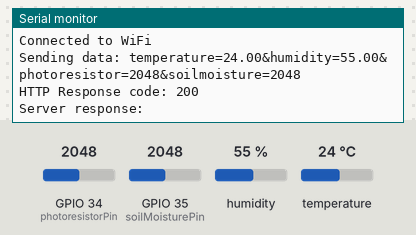
A sketch run on a simulated ESP32. Shown: the last lines printed to the serial monitor. The inputs (shaded band) are chosen by the test bench; at power-on: humidity 55 %, GPIO 34 (photoresistorPin) = 2048, GPIO 35 (soilMoisturePin) = 2048, temperature 24 °C. WiFi joins after 1.5 s; servers stay silent unless stated; uploads are accepted with an empty reply.

Above: at 4.2 s.
4.3 s: humidity set to 22 %
At 8.45 s:
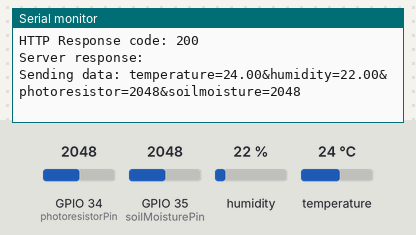
10.2 s: GPIO 34 (photoresistorPin) set to 2866
At 14.6 s:
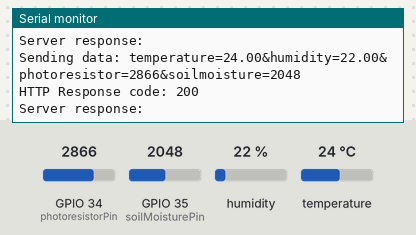
16.1 s: GPIO 35 (soilMoisturePin) set to 2866
At 20.2 s:
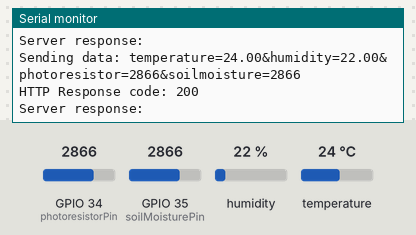
22.0 s: temperature set to 12 °C
At 24.7 s:
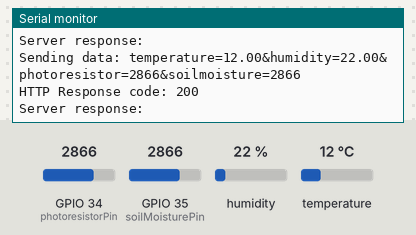
27.9 s: GPIO 34 (photoresistorPin) set to 3972
At 30.3 s:
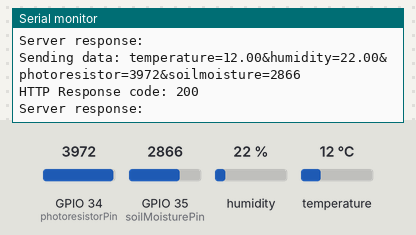
33.8 s: GPIO 35 (soilMoisturePin) set to 3972
At 35.9 s:
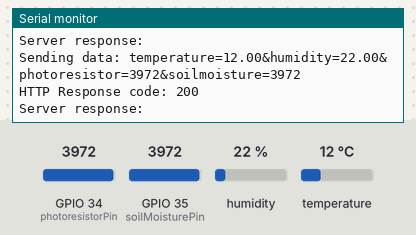
Timing chart, 0 to 37.4 s (numbered marks = the images above; inputs shaded):
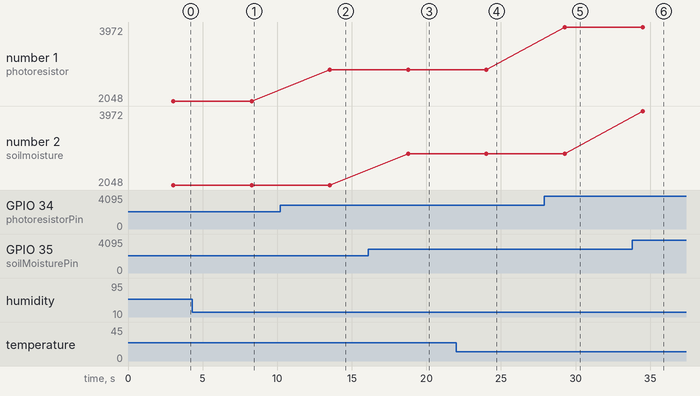

The sketch:

Soil_Management_Test_1.ino
```cpp
#include <WiFi.h>
#include <WiFiClient.h>
#include <HTTPClient.h>
#include <DHT.h>

const char* ssid = "YourWiFiSSID";
const char* password = "YourWiFiPassword";

#define DHTPIN 2        // Pin where the DHT11 is connected
#define DHTTYPE DHT11   // DHT 11

DHT dht(DHTPIN, DHTTYPE);

const int photoresistorPin = 34;  // Pin where the photoresistor is connected
const int soilMoisturePin = 35;   // Pin where the soil moisture sensor is connected

void setup() {
  Serial.begin(9600);
  delay(1000);

  // Connect to Wi-Fi
  Serial.println("Connecting to WiFi...");
  WiFi.begin(ssid, password);
  while (WiFi.status() != WL_CONNECTED) {
    delay(1000);
    Serial.println("Connecting...");
  }
  Serial.println("Connected to WiFi");

  dht.begin(); // Initialize DHT sensor
}

void loop() {
  // Reading temperature and humidity from DHT sensor
  float temperature = dht.readTemperature();
  float humidity = dht.readHumidity();

  // Reading analog values from photoresistor and soil moisture sensor
  int photoresistorValue = analogRead(photoresistorPin);
  int soilMoistureValue = analogRead(soilMoisturePin);

  // Sending data to server
  sendData(temperature, humidity, photoresistorValue, soilMoistureValue);

  // Wait for some time before sending data again
  delay(5000);
}

void sendData(float temperature, float humidity, int photoresistorValue, int soilMoistureValue) {
  if (WiFi.status() == WL_CONNECTED) { // Check if connected to WiFi
    HTTPClient http;
    String data = "temperature=" + String(temperature) +
                  "&humidity=" + String(humidity) +
                  "&photoresistor=" + String(photoresistorValue) +
                  "&soilmoisture=" + String(soilMoistureValue);
    Serial.println("Sending data: " + data);

    http.begin("http://your-server-url.com/data"); // Change this to your server URL
    http.addHeader("Content-Type", "application/x-www-form-urlencoded");

    // Send HTTP POST request
    int httpResponseCode = http.POST(data);

    if (httpResponseCode > 0) {
      String response = http.getString();
      Serial.println("HTTP Response code: " + String(httpResponseCode));
      Serial.println("Server response: " + response);
    } else {
      Serial.println("Error sending POST request");
    }

    http.end();
  } else {
    Serial.println("WiFi Disconnected");
  }
}
```

Measured:
- after the input at 4.3 s, the serial monitor: prints a new line after 4.0 s (image 1)
- after the input at 10.2 s, the serial monitor: prints a new line after 3.3 s (image 2)
- after the input at 16.1 s, the serial monitor: prints a new line after 2.7 s (image 3)
- after the input at 22.0 s, the serial monitor: prints a new line after 2.0 s (image 4)
- after the input at 27.9 s, the serial monitor: prints a new line after 1.4 s (image 5)
- after the input at 33.8 s, the serial monitor: prints a new line after 0.71 s (image 6)
- plotted number 1: 2048 → 2866 after the input at 10.2 s, 2866 → 3972 after the input at 27.9 s
